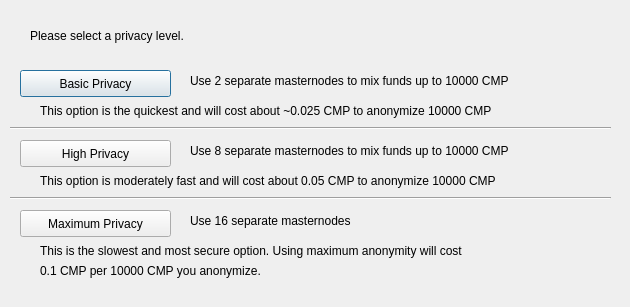
<?xml version="1.0" encoding="UTF-8"?>
<ui version="4.0">
 <class>ObfuscationConfig</class>
 <widget class="QDialog" name="ObfuscationConfig">
  <property name="geometry">
   <rect>
    <x>0</x>
    <y>0</y>
    <width>630</width>
    <height>307</height>
   </rect>
  </property>
  <property name="windowTitle">
   <string>Configure Obfuscation</string>
  </property>
  <widget class="QPushButton" name="buttonBasic">
   <property name="geometry">
    <rect>
     <x>20</x>
     <y>70</y>
     <width>151</width>
     <height>27</height>
    </rect>
   </property>
   <property name="text">
    <string>Basic Privacy</string>
   </property>
  </widget>
  <widget class="QPushButton" name="buttonHigh">
   <property name="geometry">
    <rect>
     <x>20</x>
     <y>140</y>
     <width>151</width>
     <height>27</height>
    </rect>
   </property>
   <property name="text">
    <string>High Privacy</string>
   </property>
  </widget>
  <widget class="QPushButton" name="buttonMax">
   <property name="geometry">
    <rect>
     <x>20</x>
     <y>210</y>
     <width>151</width>
     <height>27</height>
    </rect>
   </property>
   <property name="text">
    <string>Maximum Privacy</string>
   </property>
  </widget>
  <widget class="QLabel" name="label">
   <property name="geometry">
    <rect>
     <x>30</x>
     <y>20</y>
     <width>571</width>
     <height>31</height>
    </rect>
   </property>
   <property name="text">
    <string>Please select a privacy level.</string>
   </property>
  </widget>
  <widget class="QLabel" name="label_2">
   <property name="geometry">
    <rect>
     <x>190</x>
     <y>70</y>
     <width>421</width>
     <height>21</height>
    </rect>
   </property>
   <property name="text">
    <string>Use 2 separate masternodes to mix funds up to 10000 CMP</string>
   </property>
  </widget>
  <widget class="QLabel" name="label_3">
   <property name="geometry">
    <rect>
     <x>190</x>
     <y>140</y>
     <width>411</width>
     <height>21</height>
    </rect>
   </property>
   <property name="text">
    <string>Use 8 separate masternodes to mix funds up to 10000 CMP</string>
   </property>
  </widget>
  <widget class="QLabel" name="label_4">
   <property name="geometry">
    <rect>
     <x>190</x>
     <y>210</y>
     <width>421</width>
     <height>21</height>
    </rect>
   </property>
   <property name="text">
    <string>Use 16 separate masternodes</string>
   </property>
  </widget>
  <widget class="QLabel" name="label_6">
   <property name="geometry">
    <rect>
     <x>40</x>
     <y>100</y>
     <width>561</width>
     <height>21</height>
    </rect>
   </property>
   <property name="text">
    <string>This option is the quickest and will cost about ~0.025 CMP to anonymize 10000 CMP</string>
   </property>
  </widget>
  <widget class="QLabel" name="label_7">
   <property name="geometry">
    <rect>
     <x>40</x>
     <y>170</y>
     <width>561</width>
     <height>21</height>
    </rect>
   </property>
   <property name="text">
    <string>This option is moderately fast and will cost about 0.05 CMP to anonymize 10000 CMP</string>
   </property>
  </widget>
  <widget class="QLabel" name="label_8">
   <property name="geometry">
    <rect>
     <x>40</x>
     <y>240</y>
     <width>561</width>
     <height>21</height>
    </rect>
   </property>
   <property name="text">
    <string>This is the slowest and most secure option. Using maximum anonymity will cost</string>
   </property>
  </widget>
  <widget class="QLabel" name="label_9">
   <property name="geometry">
    <rect>
     <x>40</x>
     <y>260</y>
     <width>561</width>
     <height>21</height>
    </rect>
   </property>
   <property name="text">
    <string>0.1 CMP per 10000 CMP you anonymize.</string>
   </property>
  </widget>
  <widget class="Line" name="line">
   <property name="geometry">
    <rect>
     <x>10</x>
     <y>120</y>
     <width>601</width>
     <height>16</height>
    </rect>
   </property>
   <property name="orientation">
    <enum>Qt::Horizontal</enum>
   </property>
  </widget>
  <widget class="Line" name="line_2">
   <property name="geometry">
    <rect>
     <x>10</x>
     <y>190</y>
     <width>601</width>
     <height>16</height>
    </rect>
   </property>
   <property name="orientation">
    <enum>Qt::Horizontal</enum>
   </property>
  </widget>
 </widget>
 <resources/>
 <connections/>
</ui>
